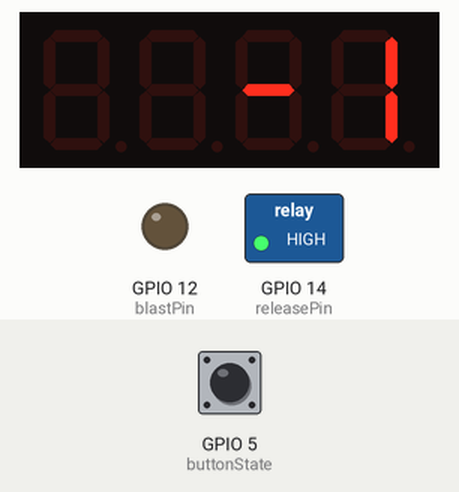
This sketch was run on a simulated ESP8266 (NodeMCU). Shown: 4-digit seven-segment display, switched loads named in the sketch (green lamp = pin HIGH), output pins drawn as LEDs (lit = HIGH). Inputs (shaded band) come from the test bench; at power-on: GPIO 5 (buttonState) HIGH. WiFi joins after 1.5 s; servers stay silent unless stated; what the sketch prints to the serial monitor is not drawn.

Above: at 3.5 s.
3.6 s: GPIO 5 (buttonState) pulled LOW for 0.15 s
At 3.88 s:
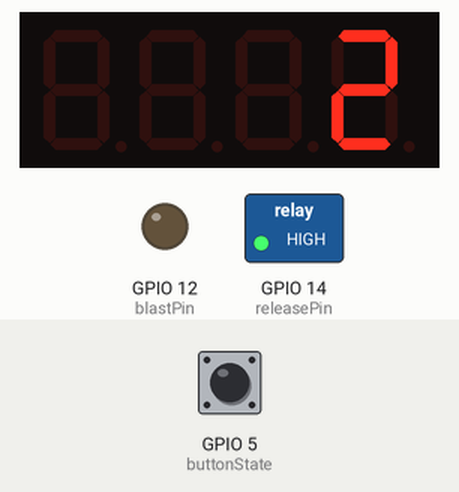
4.3 s: GPIO 5 (buttonState) pulled LOW for 1 s
At 5.7 s:
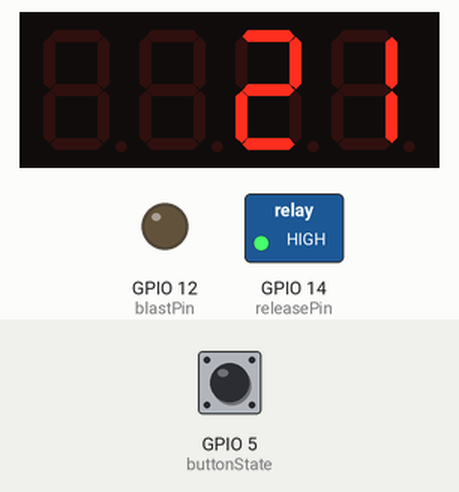
5.9 s: GPIO 5 (buttonState) pulled LOW for 0.15 s
At 6.25 s:
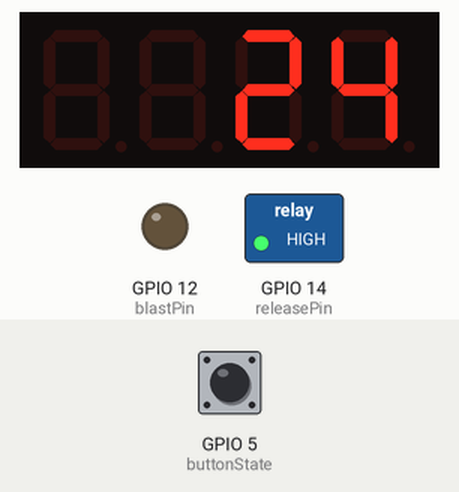
6.6 s: GPIO 5 (buttonState) pulled LOW for 1 s
At 7.8 s:
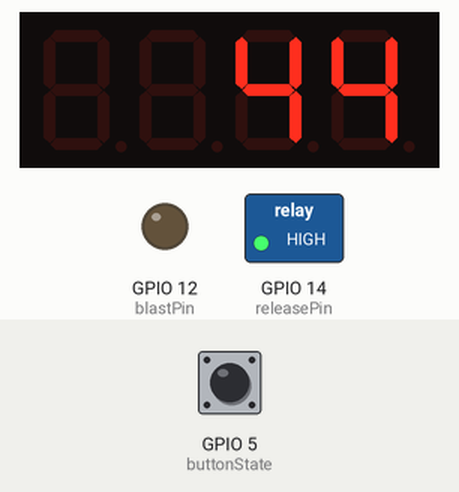
8.2 s: GPIO 5 (buttonState) pulled LOW for 3.2 s
At 11.9 s:
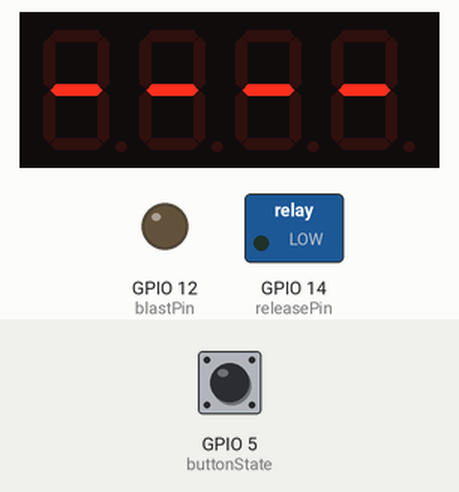
Timing chart, 0 to 18.4 s (numbered marks = the images above; inputs shaded):
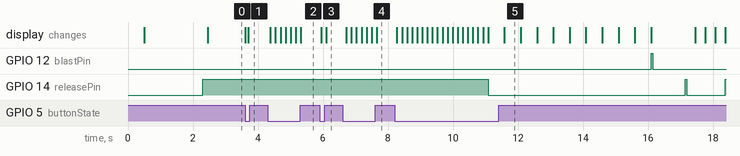

The sketch:

InternetConfettiCannon.ino
```cpp
/*************************************************************
Livestream interactive Confetti Cannon

This is one example of a platform-agnostic sketch that will allow audiences of live internet shows to interact with hardware,
using Blynk, the movile phone IoT controller. In this case, we're allowing audiences to mash a button that raises a counter.
When that counter reaches a predermined threshold, a relay is activated which then triggers the solenoid valve on an air cannon,
blasting colored paper into the air. Of course, the idea here is that you can easily adapt the software and hardware so you can
build whatever interactive hardware your show desires.

Tyler Winegarner, 2017


*/


#define BLYNK_PRINT Serial


#include <ESP8266WiFi.h>
#include <BlynkSimpleEsp8266.h>
#include <Adafruit_GFX.h>
#include "Adafruit_LEDBackpack.h"

Adafruit_7segment matrix = Adafruit_7segment();

// You should get Auth Token in the Blynk App.
// Go to the Project Settings (nut icon).
char auth[] = "[YOUR AUTH KEY HERE]";

// Your WiFi credentials.
// Set password to "" for open networks.
char ssid[] = "[WIFI SSID]";
char pass[] = "[WIFI PASSWORD]";

int blastPin = 12; //opens the relay
int releasePin = 14; //closes the relay
int buttonState = 5; //read the state of the Blynk button
int tick = -1; //Current counter state
int threshold = 100; //Threshold for the counter before the confetti is triggered


void setup()
{
  delay(500);
  // Debug console
  Serial.begin(9600);

  // Clear the buffer.
  pinMode(buttonState, INPUT);
  pinMode(blastPin, OUTPUT);
  pinMode(releasePin, OUTPUT);


 #ifndef __AVR_ATtiny85__
  Serial.begin(9600);
  Serial.println("7 Segment Backpack Test");
#endif
  matrix.begin(0x70);

  Blynk.begin(auth, ssid, pass);

}


void loop()
{
  // Release the Relay, just in case
  digitalWrite(releasePin, HIGH);
  delay(50);
  digitalWrite(releasePin, LOW);

  Blynk.run();

  // is the button being pressed?
  if (digitalRead(buttonState) == LOW) {
    tick++;
  }

  //Check to see if we've reached the threshold
  if (tick >= threshold) {

    //PREPARE FOR DRAMATIC ANIMATION
    for(int i = 0; i < 5; i++){
      matrix.println(tick);
      matrix.writeDisplay();
      delay(500);
      matrix.println(1000000);
      matrix.writeDisplay();
      delay(500);
    }
      matrix.println(tick);
      matrix.writeDisplay();

    //COMMENCE FIRING SEQUENCE
    digitalWrite(blastPin, HIGH);
    delay(50);
    digitalWrite(blastPin, LOW);
    delay(1000);
    digitalWrite(releasePin, HIGH);
    delay(50);
    digitalWrite(releasePin, LOW);
    while (tick) {
        tick--;
        matrix.println(tick);
        matrix.writeDisplay();
        delay(10);
    }
    // reset the clock
    tick = 0;
  }
    matrix.println(tick);
    matrix.writeDisplay();
}
```

Measured:
- after the input at 3.6 s, the display: first changes at once (image 1 shows a later state)
- after the input at 4.3 s, the display: first changes after 0.08 s (image 2 shows a later state)
- after the input at 5.9 s, the display: first changes at once (image 3 shows a later state)
- after the input at 6.6 s, the display: first changes after 0.12 s (image 4 shows a later state)
- after the input at 8.2 s, GPIO 12 (blastPin): LOW → HIGH after 7.9 s, → LOW 0.05 s later; GPIO 14 (releasePin): HIGH → LOW after 2.9 s, → HIGH 6.1 s later, → LOW 0.05 s later, → HIGH 1.2 s later; the display: first changes after 0.08 s (image 5 shows a later state)
- what the display in image 5 shows lasts 0.5 s, from 11.6 s to 12.1 s
